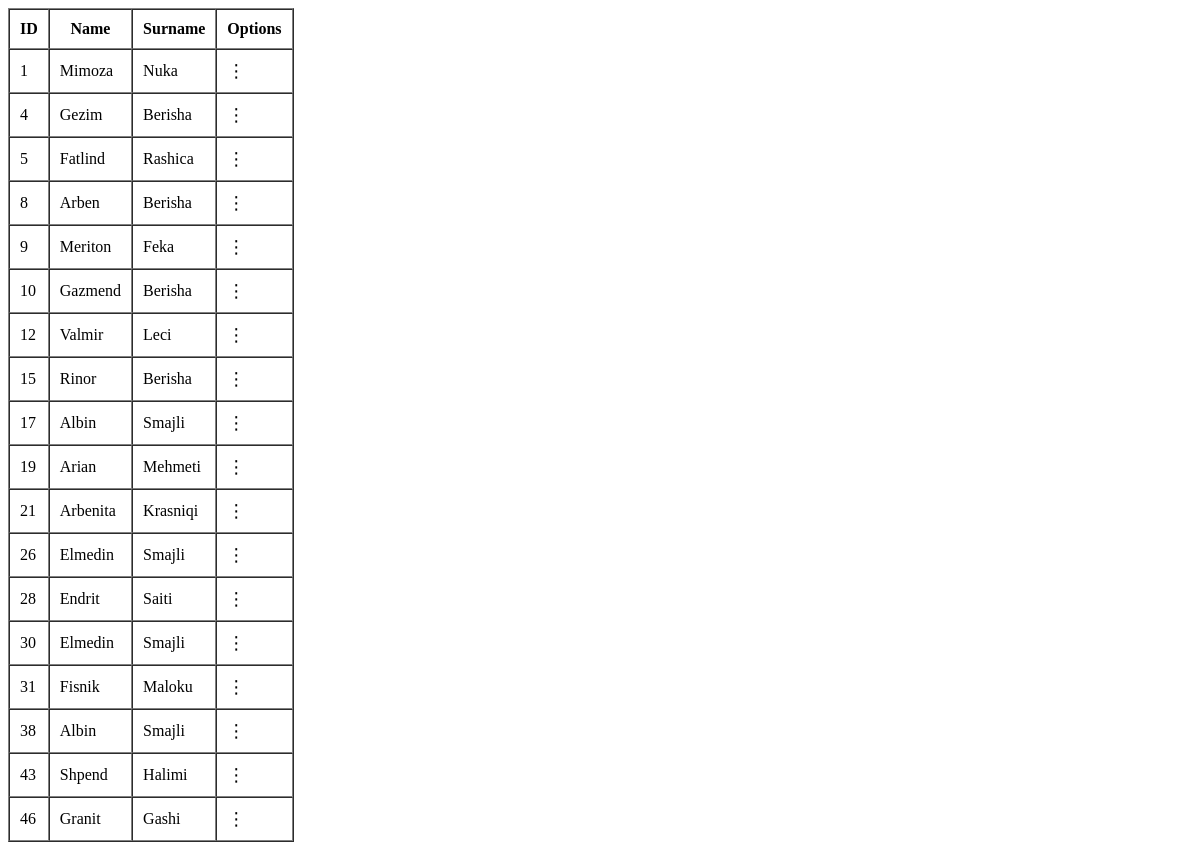
/pages/pinboard.php, run on the app's committed database.
### tables this page shows
CREATE TABLE `users` (
  `user_id` int(100) NOT NULL,
  `image` varchar(500) DEFAULT NULL,
  `name` varchar(200) NOT NULL,
  `surname` varchar(200) NOT NULL,
  `email` varchar(200) NOT NULL,
  `password` varchar(500) NOT NULL,
  `Position_ID` int(11) DEFAULT NULL,
  `Departament_ID` int(11) DEFAULT NULL,
  `role` int(11) NOT NULL,
  `location` varchar(100) DEFAULT NULL,
  `status` varchar(100) DEFAULT NULL,
  `report_to` int(11) DEFAULT NULL,
  `gender` varchar(10) DEFAULT NULL,
  `born` date DEFAULT NULL,
  `started` date DEFAULT NULL,
  `company` int(11) DEFAULT NULL
);

### pages/pinboard.php (the view, shortened to what this page needs)
<?php
$conn = new mysqli('localhost', 'root', '', 'hrsystem');
$sql = "SELECT user_id, name, surname FROM users";
$result = $conn->query($sql);
?>
<!DOCTYPE html>
<html lang="en">
<head>
</head>
<body>
    <table border="1" cellspacing="0" cellpadding="10">
        <thead>
            <tr>
                <th>ID</th>
                <th>Name</th>
                <th>Surname</th>
                <th>Options</th>
            </tr>
        </thead>
        <tbody>
            <?php
            if ($result->num_rows > 0) {
                while ($row = $result->fetch_assoc()) {
                    echo "<tr>
                            <td>{$row['user_id']}</td>
                            <td>{$row['name']}</td>
                            <td>{$row['surname']}</td>
                            <td>
                                <div class='more-menu'>
                                    <span class='more'>⋮</span>
                                    <div class='comments'>
                                        <a href='edit_product.php?id={$row['user_id']}'>Edit</a>
                                        <a href='delete_product.php?id={$row['user_id']}'>Delete</a>
                                    </div>
                                </div>
                            </td>
                          </tr>";
                }
            } else {
                echo "<tr><td colspan='4'>No products found</td></tr>";
            }
            ?>
        </tbody>
    </table>
</body>
</html>

### pages/pinboard.php (style rules this page uses)
.more-menu { position: relative; display: inline-block; }
.more { cursor: pointer; font-size: 18px; }

### data on the page
users: user_id "1", name "Mimoza", surname "Nuka"
users: user_id "4", name "Gezim", surname "Berisha"
users: user_id "5", name "Fatlind", surname "Rashica"
users: user_id "8", name "Arben", surname "Berisha"
users: user_id "9", name "Meriton", surname "Feka"
users: user_id "10", name "Gazmend", surname "Berisha"
users: user_id "12", name "Valmir", surname "Leci"
users: user_id "15", name "Rinor", surname "Berisha"
users: user_id "17", name "Albin", surname "Smajli"
users: user_id "19", name "Arian", surname "Mehmeti"
users: user_id "21", name "Arbenita", surname "Krasniqi"
users: user_id "26", name "Elmedin", surname "Smajli"
users: user_id "28", name "Endrit", surname "Saiti"
users: user_id "30", name "Elmedin", surname "Smajli"
users: user_id "31", name "Fisnik", surname "Maloku"
users: user_id "38", name "Albin", surname "Smajli"
users: user_id "43", name "Shpend", surname "Halimi"
users: user_id "46", name "Granit", surname "Gashi"
